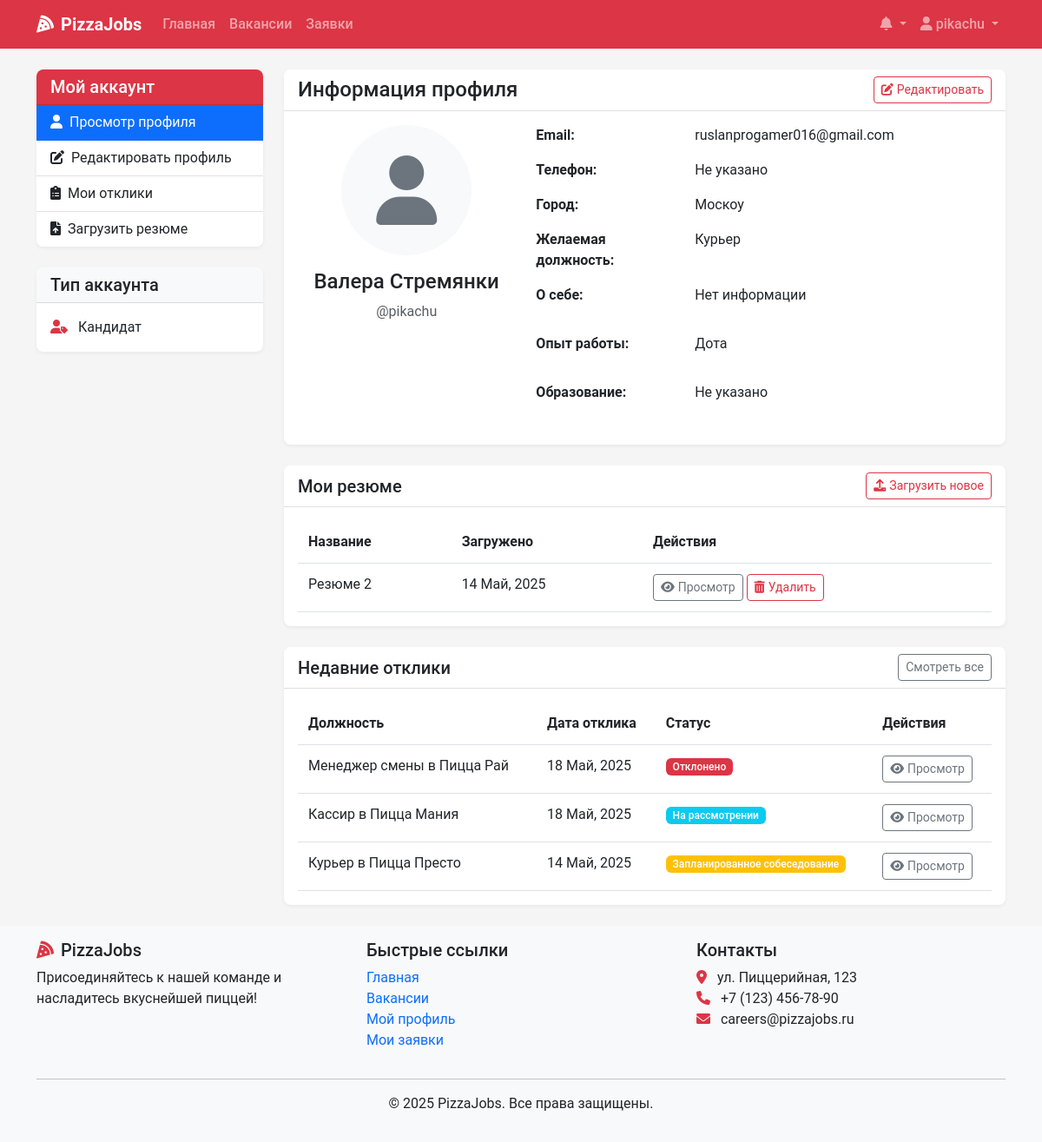
Before: /profile/ (signed in) with the older database file.
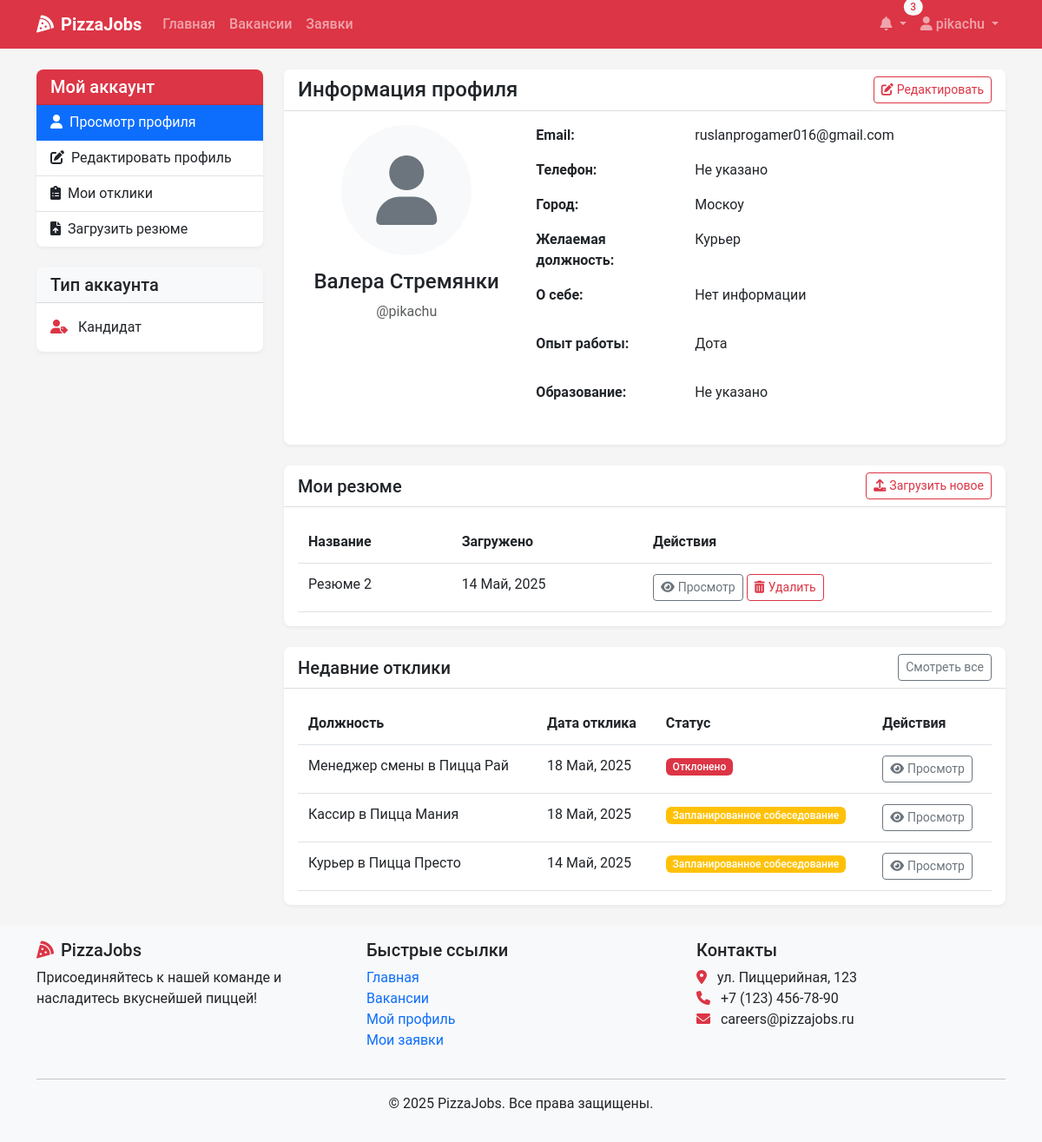
After: the same page with the newer database file.
### recruitment/models.py (models this page shows, shortened)
class Application(models.Model):
    vacancy = models.ForeignKey(Vacancy, on_delete=models.CASCADE, related_name='applications')
    user = models.ForeignKey(User, on_delete=models.CASCADE, related_name='applications')
    resume = models.ForeignKey(Resume, on_delete=models.SET_NULL, null=True, blank=True, related_name='applications')
    cover_letter = models.TextField(blank=True, null=True)
    status = models.CharField(max_length=20, choices=ApplicationStatus.choices, default=ApplicationStatus.NEW)
    applied_at = models.DateTimeField(auto_now_add=True)
    updated_at = models.DateTimeField(auto_now=True)

class Vacancy(models.Model):
    title = models.CharField(max_length=100)
    position_type = models.ForeignKey(PositionType, on_delete=models.CASCADE, related_name='vacancies')
    restaurants = models.ManyToManyField(Restaurant, related_name='vacancies')
    description = models.TextField()
    requirements = models.TextField()
    responsibilities = models.TextField()
    conditions = models.TextField()
    salary_min = models.DecimalField(max_digits=10, decimal_places=2, null=True, blank=True)
    salary_max = models.DecimalField(max_digits=10, decimal_places=2, null=True, blank=True)
    is_active = models.BooleanField(default=True)
    created_at = models.DateTimeField(auto_now_add=True)
    updated_at = models.DateTimeField(auto_now=True)
    created_by = models.ForeignKey(User, on_delete=models.SET_NULL, null=True, related_name='created_vacancies')
    class Meta:
        verbose_name_plural = "Vacancies"

### recruitment/views.py (the view)
# urls.py: path('profile/', views.view_profile, name='view_profile'),
@login_required
def view_profile(request):
    user_profile = get_object_or_404(UserProfile, user=request.user)
    resumes = Resume.objects.filter(user=request.user, is_active=True)
    applications = []
    if user_profile.role == UserRole.CANDIDATE:
        applications = Application.objects.filter(user=request.user).order_by('-applied_at')
    context = {
        'profile': user_profile,
        'resumes': resumes,
        'applications': applications,
    }
    return render(request, 'profile/view.html', context)

### recruitment/context_processors.py (called while the page is built)
def notifications_processor(request):
    if request.user.is_authenticated:
        unread_count = Notification.objects.filter(user=request.user, read=False).count()
        latest_notifs = Notification.objects.filter(user=request.user).order_by('-created_at')[:5]
    else:
        unread_count = 0
        latest_notifs = []
    return {
        'unread_count': unread_count,
        'latest_notifications': latest_notifs,
    }

### templates/profile/view.html (shortened to what the changed rows need)
{% extends 'base.html' %}
{% block content %}
<div class="container">
    <div class="row">
        <div class="col-lg-9">
            <div class="card shadow-sm mb-4">
                <div class="card-header bg-white d-flex justify-content-between align-items-center">
                    <h2 class="card-title h4 mb-0">Информация профиля</h2>
                </div>
            </div>
            {% if profile.role == 'CANDIDATE' %}
                <div class="card shadow-sm mb-4">
                    <div class="card-body">
                        {% if resumes %}
                            <div class="table-responsive">
                                <table class="table table-hover">
                                    <thead>
                                        <tr>
                                            <th>Название</th>
                                            <th>Загружено</th>
                                            <th>Действия</th>
                                        </tr>
                                    </thead>
                                </table>
                            </div>
                        {% else %}
                            <div class="alert alert-info">
                                <i class="fas fa-info-circle me-2"></i>Вы ещё не загрузили ни одного резюме.
                                <a href="{% url 'upload_resume' %}" class="alert-link">Загрузите своё первое резюме</a>, чтобы откликаться на вакансии.
                            </div>
                        {% endif %}
                    </div>
                </div>
                <div class="card shadow-sm">
                    <div class="card-body">
                        {% if applications %}
                            <div class="table-responsive">
                                <table class="table table-hover">
                                    <thead>
                                        <tr>
                                            <th>Должность</th>
                                            <th>Дата отклика</th>
                                            <th>Статус</th>
                                            <th>Действия</th>
                                        </tr>
                                    </thead>
                                    <tbody>
                                        {% for application in applications|slice:":5" %}
                                            <tr>
                                                <td>{{ application.vacancy.title }}</td>
                                                <td>{{ application.applied_at|date:"d M, Y" }}</td>
                                                <td>
                                                    <span class="badge {% if application.status == 'NEW' %}bg-primary{% elif application.status == 'REVIEWING' %}bg-info{% elif application.status == 'INTERVIEW_SCHEDULED' %}bg-warning{% elif application.status == 'ACCEPTED' %}bg-success{% elif application.status == 'REJECTED' %}bg-danger{% else %}bg-secondary{% endif %}">
                                                        {{ application.get_status_display }}
                                                    </span>
                                                </td>
                                                <td>
                                                    <a href="{% url 'application_detail' application.id %}" class="btn btn-sm btn-outline-secondary">
                                                        <i class="fas fa-eye me-1"></i>Просмотр
                                                    </a>
                                                </td>
                                            </tr>
                                        {% endfor %}
                                    </tbody>
                                </table>
                            </div>
                        {% else %}
                            <div class="alert alert-info">
                                <i class="fas fa-info-circle me-2"></i>Вы ещё не откликались на вакансии.
                                <a href="{% url 'vacancy_list' %}" class="alert-link">Просмотрите доступные вакансии</a> и найдите подходящую работу.
                            </div>
                        {% endif %}
                    </div>
                </div>
            {% endif %}
        </div>
    </div>
</div>
{% endblock %}

### templates/base.html (shortened to what the changed rows need)
<!DOCTYPE html>
<html lang="ru">
<head>
    <link href="https://cdn.jsdelivr.net/npm/bootstrap@5.3.0-alpha1/dist/css/bootstrap.min.css" rel="stylesheet">
    <link rel="stylesheet" href="https://cdnjs.cloudflare.com/ajax/libs/font-awesome/6.0.0/css/all.min.css">
    <link rel="stylesheet" href="/static/css/main.css">
</head>
<body>
    <nav class="navbar navbar-expand-lg navbar-dark bg-danger sticky-top">
        <div class="container">
            <div class="collapse navbar-collapse" id="navbarNav">
                <ul class="navbar-nav">
                    {% if user.is_authenticated %}
                        <li class="nav-item dropdown">
                            <a class="nav-link dropdown-toggle position-relative" href="#" id="notificationDropdown" role="button" data-bs-toggle="dropdown">
                                <i class="fas fa-bell"></i>
                                {% if unread_count %}
                                    <span class="badge rounded-pill bg-light text-danger position-absolute top-0 start-100 translate-middle">
                                        {{ unread_count }}
                                    </span>
                                {% endif %}
                            </a>
                        </li>
                    {% endif %}
                </ul>
            </div>
        </div>
    </nav>
    <main class="py-4">
        {% block content %}{% endblock %}
    </main>
</body>
</html>

Changed rows visible on the page:
changed Application "Кассир в Пицца Мания": status "На рассмотрении" → "Запланированное собеседование"
Other visible differences:
{{ unread_count }}: (not shown) → "3"
